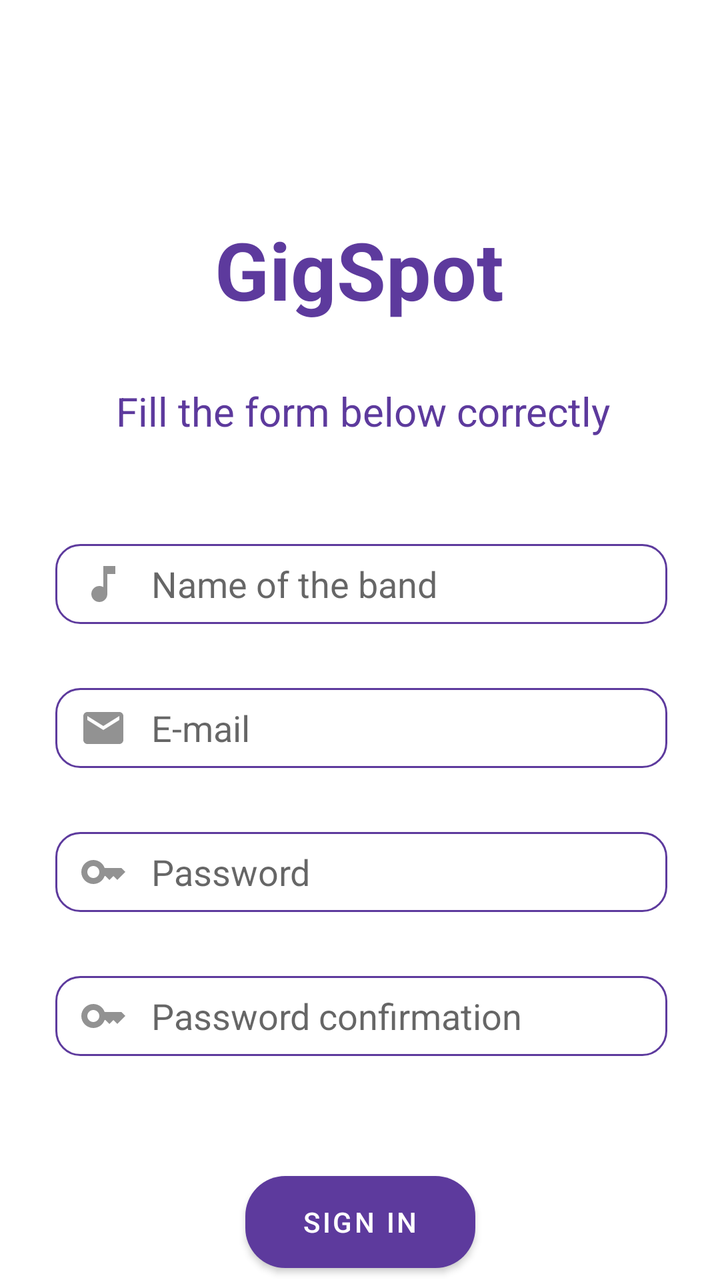
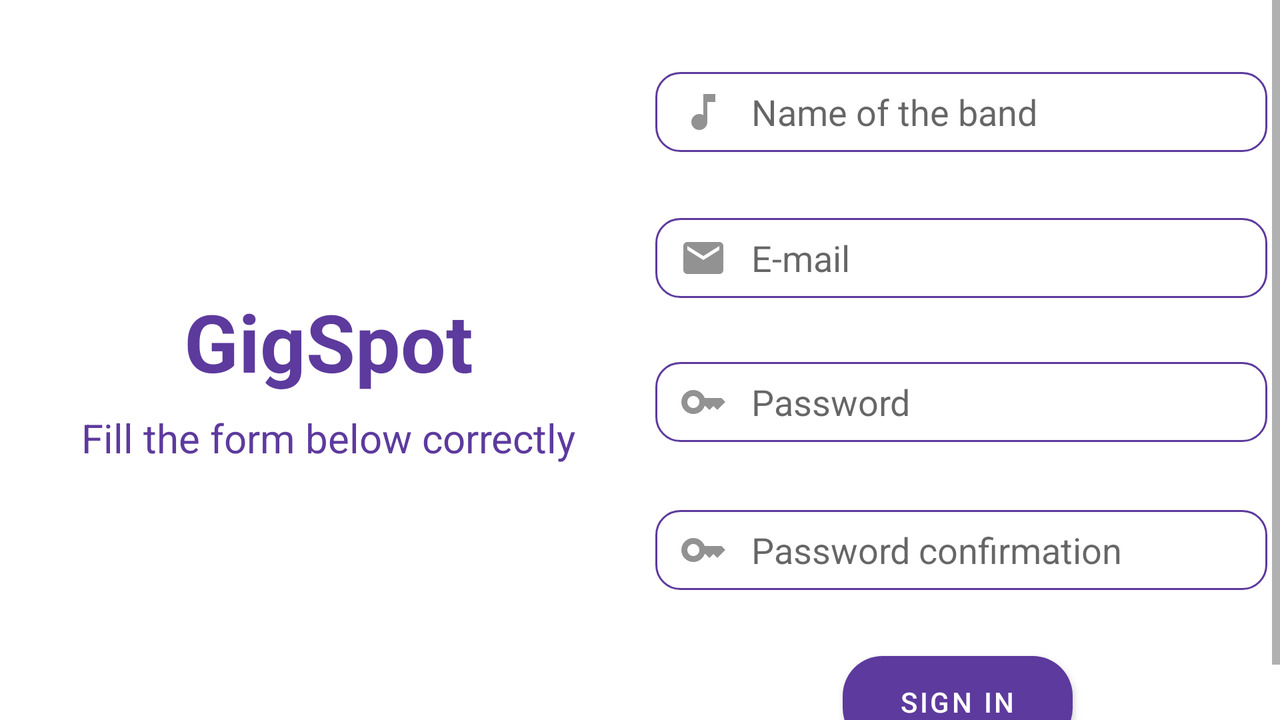

An Android layout and its configuration variant, each rendered on a device that would load it. The default file and the variant file are quoted in full after the pictures.
<!-- AndroidManifest.xml: application theme Theme.MyApplication -->
<!-- res/layout/activity_register_band.xml -->
<?xml version="1.0" encoding="utf-8"?>
<androidx.constraintlayout.widget.ConstraintLayout xmlns:android="http://schemas.android.com/apk/res/android"
    xmlns:app="http://schemas.android.com/apk/res-auto"
    xmlns:tools="http://schemas.android.com/tools"
    android:layout_width="match_parent"
    android:layout_height="match_parent">

    <EditText
        android:id="@+id/bandName"
        android:layout_width="306dp"
        android:layout_height="40dp"
        android:layout_marginStart="53dp"
        android:layout_marginTop="272dp"
        android:layout_marginEnd="52dp"
        android:background="@drawable/custum_for_input_text"
        android:drawableStart="@drawable/band_icon"
        android:drawablePadding="12dp"
        android:hint="@string/bandNameR"
        android:inputType="text"
        android:paddingStart="12dp"
        app:layout_constraintEnd_toEndOf="parent"
        app:layout_constraintStart_toStartOf="parent"
        app:layout_constraintTop_toTopOf="parent" />

    <Button
        android:id="@+id/Button"
        android:layout_width="115dp"
        android:layout_height="46dp"
        android:layout_marginStart="148dp"
        android:layout_marginTop="588dp"
        android:layout_marginEnd="148dp"
        android:background="@drawable/custom_for_buttons"
        android:text="@string/sing_in"
        android:textColor="@color/white"
        app:layout_constraintEnd_toEndOf="parent"
        app:layout_constraintStart_toStartOf="parent"
        app:layout_constraintTop_toTopOf="parent" />

    <EditText
        android:id="@+id/password"
        android:layout_width="306dp"
        android:layout_height="40dp"
        android:layout_marginStart="53dp"
        android:layout_marginTop="416dp"
        android:layout_marginEnd="52dp"
        android:background="@drawable/custum_for_input_text"
        android:drawableStart="@drawable/key_password_icon"
        android:drawablePadding="12dp"
        android:hint="@string/password"
        android:inputType="textPassword"
        android:paddingStart="12dp"
        app:layout_constraintEnd_toEndOf="parent"
        app:layout_constraintStart_toStartOf="parent"
        app:layout_constraintTop_toTopOf="parent"
        tools:ignore="TextFields" />

    <TextView
        android:id="@+id/textView"
        android:layout_width="wrap_content"
        android:layout_height="wrap_content"
        android:layout_marginStart="133dp"
        android:layout_marginTop="108dp"
        android:layout_marginEnd="134dp"
        android:text="@string/gigspot"
        android:textColor="@color/ColorPrincipal"
        android:textSize="40sp"
        android:textStyle="bold"
        app:layout_constraintEnd_toEndOf="parent"
        app:layout_constraintStart_toStartOf="parent"
        app:layout_constraintTop_toTopOf="parent" />

    <TextView
        android:id="@+id/textView2"
        android:layout_width="wrap_content"
        android:layout_height="wrap_content"
        android:layout_marginStart="83dp"
        android:layout_marginTop="192dp"
        android:layout_marginEnd="80dp"
        android:text="@string/instructionsRegister"
        android:textColor="@color/ColorPrincipal"
        android:textSize="20sp"
        app:layout_constraintEnd_toEndOf="parent"
        app:layout_constraintStart_toStartOf="parent"
        app:layout_constraintTop_toTopOf="parent" />

    <EditText
        android:id="@+id/passwordConf"
        android:layout_width="306dp"
        android:layout_height="40dp"
        android:layout_marginStart="53dp"
        android:layout_marginTop="488dp"
        android:layout_marginEnd="52dp"
        android:background="@drawable/custum_for_input_text"
        android:drawableStart="@drawable/key_password_icon"
        android:drawablePadding="12dp"
        android:hint="@string/passwordRconf"
        android:inputType="textPassword"
        android:paddingStart="12dp"
        app:layout_constraintEnd_toEndOf="parent"
        app:layout_constraintStart_toStartOf="parent"
        app:layout_constraintTop_toTopOf="parent"
        tools:ignore="TextFields" />

    <EditText
        android:id="@+id/email"
        android:layout_width="306dp"
        android:layout_height="40dp"
        android:layout_marginStart="53dp"
        android:layout_marginTop="344dp"
        android:layout_marginEnd="52dp"
        android:background="@drawable/custum_for_input_text"
        android:drawableStart="@drawable/mail_icon"
        android:drawablePadding="12dp"
        android:hint="@string/emailR"
        android:inputType="text"
        android:paddingStart="12dp"
        app:layout_constraintEnd_toEndOf="parent"
        app:layout_constraintStart_toStartOf="parent"
        app:layout_constraintTop_toTopOf="parent"
        tools:ignore="TextFields" />

</androidx.constraintlayout.widget.ConstraintLayout>
<!-- resources referenced by this layout -->
<resources>
  <color name="ColorPrincipal">#5d3a9d</color>
  <color name="white">#FFFFFFFF</color>
  <!-- drawable band_icon (drawable) -->
  <vector android:height="24dp" android:tint="#929292"
      android:viewportHeight="24" android:viewportWidth="24"
      android:width="24dp" xmlns:android="http://schemas.android.com/apk/res/android">
      <path android:fillColor="@android:color/white" android:pathData="M12,3v10.55c-0.59,-0.34 -1.27,-0.55 -2,-0.55 -2.21,0 -4,1.79 -4,4s1.79,4 4,4 4,-1.79 4,-4V7h4V3h-6z"/>
  </vector>
  <!-- drawable custom_for_buttons (drawable) -->
  <?xml version="1.0" encoding="utf-8"?>
  <selector xmlns:android="http://schemas.android.com/apk/res/android">
      <item android:state_enabled="true" android:state_focused="true">
          <shape android:shape="rectangle">
              <solid android:color="@color/white"/>
              <corners android:radius="20dp"/>
              <stroke android:color="@color/ColorSecundario"/>
          </shape>
      </item>
  
      <item android:state_enabled="true">
          <shape android:shape="rectangle">
              <solid android:color="@color/ColorPrincipal"/>
              <corners android:radius="20dp"/>
              <stroke android:color="@color/ColorPrincipal"/>
          </shape>
      </item>
  </selector>
  <!-- drawable key_password_icon (drawable) -->
  <vector android:height="24dp" android:tint="#929292"
      android:viewportHeight="24" android:viewportWidth="24"
      android:width="24dp" xmlns:android="http://schemas.android.com/apk/res/android">
      <path
          android:fillColor="@android:color/white"
          android:pathData="M21,10h-8.35C11.83,7.67 9.61,6 7,6c-3.31,0 -6,2.69 -6,6s2.69,6 6,6c2.61,0 4.83,-1.67 5.65,-4H13l2,2l2,-2l2,2l4,-4.04L21,10zM7,15c-1.65,0 -3,-1.35 -3,-3c0,-1.65 1.35,-3 3,-3s3,1.35 3,3C10,13.65 8.65,15 7,15z"/>
  </vector>
  <!-- drawable mail_icon (drawable) -->
  <vector android:height="24dp" android:tint="#929292"
      android:viewportHeight="24" android:viewportWidth="24"
      android:width="24dp" xmlns:android="http://schemas.android.com/apk/res/android">
      <path
          android:fillColor="@color/ColorGris"
          android:pathData="M20,4L4,4c-1.1,0 -1.99,0.9 -1.99,2L2,18c0,1.1 0.9,2 2,2h16c1.1,0 2,-0.9 2,-2L22,6c0,-1.1 -0.9,-2 -2,-2zM20,8l-8,5 -8,-5L4,6l8,5 8,-5v2z"/>
  </vector>
  <string name="bandNameR">Name of the band</string>
  <string name="emailR">E-mail</string>
  <string name="gigspot">GigSpot</string>
  <string name="instructionsRegister">Fill the form below correctly</string>
  <string name="password">Password</string>
  <string name="passwordRconf">Password confirmation</string>
  <string name="sing_in">Sign in</string>
  <style name="Theme.MyApplication" parent="Theme.MaterialComponents.DayNight.NoActionBar">
          
          <item name="colorPrimary">@color/ColorPrincipal</item>
          <item name="colorPrimaryVariant">@color/ColorSecundario</item>
          <item name="colorOnPrimary">@color/ColorPrincipal</item>
          
          <item name="colorSecondary">@color/ColorPrincipal</item>
          <item name="colorSecondaryVariant">@color/ColorSecundario</item>
          <item name="colorOnSecondary">@color/ColorPrincipal</item>
          
          <item name="android:statusBarColor">?attr/colorPrimaryVariant</item>
          
      </style>
  <color name="ColorSecundario">#401197</color>
  <color name="ColorGris">#929292</color>
</resources>
<!-- res/layout-land/activity_register_band.xml (the author's variant of the layout above) -->
<!-- drawn on the phone turned sideways -->
<?xml version="1.0" encoding="utf-8"?>
<androidx.constraintlayout.widget.ConstraintLayout xmlns:android="http://schemas.android.com/apk/res/android"
    xmlns:app="http://schemas.android.com/apk/res-auto"
    xmlns:tools="http://schemas.android.com/tools"
    android:layout_width="match_parent"
    android:layout_height="match_parent">

    <ScrollView
        android:layout_width="match_parent"
        android:layout_height="match_parent"
        app:layout_constraintBottom_toBottomOf="parent"
        tools:layout_editor_absoluteX="0dp">

        <androidx.constraintlayout.widget.ConstraintLayout
            android:layout_width="match_parent"
            android:layout_height="match_parent"
            app:layout_constraintTop_toTopOf="parent"
            app:layout_constraintBottom_toBottomOf="parent">


            <EditText
                android:id="@+id/Apellido"
                android:layout_width="306dp"
                android:layout_height="40dp"
                android:layout_marginStart="373dp"
                android:layout_marginTop="36dp"
                android:layout_marginEnd="52dp"
                android:background="@drawable/custum_for_input_text"
                android:drawableStart="@drawable/band_icon"
                android:drawablePadding="12dp"
                android:hint="@string/bandNameR"
                android:inputType="text"
                android:paddingStart="12dp"
                app:layout_constraintEnd_toEndOf="parent"
                app:layout_constraintStart_toStartOf="parent"
                app:layout_constraintTop_toTopOf="parent" />

            <EditText
                android:id="@+id/apellido3"
                android:layout_width="306dp"
                android:layout_height="40dp"
                android:layout_marginTop="33dp"
                android:background="@drawable/custum_for_input_text"
                android:drawableStart="@drawable/mail_icon"
                android:drawablePadding="12dp"
                android:hint="@string/emailR"
                android:inputType="text"
                android:paddingStart="12dp"
                app:layout_constraintEnd_toEndOf="@+id/Apellido"
                app:layout_constraintStart_toStartOf="@+id/Apellido"
                app:layout_constraintTop_toBottomOf="@+id/Apellido" />

            <TextView
                android:id="@+id/textView"
                android:layout_width="wrap_content"
                android:layout_height="wrap_content"
                android:layout_marginStart="92dp"
                android:layout_marginTop="144dp"
                android:text="@string/gigspot"
                android:textColor="@color/ColorPrincipal"
                android:textSize="40sp"
                android:textStyle="bold"
                app:layout_constraintBottom_toTopOf="@+id/textView2"
                app:layout_constraintStart_toStartOf="parent"
                app:layout_constraintTop_toTopOf="parent" />

            <TextView
                android:id="@+id/textView2"
                android:layout_width="wrap_content"
                android:layout_height="wrap_content"
                android:layout_marginTop="8dp"
                android:text="@string/instructionsRegister"
                android:textColor="@color/ColorPrincipal"
                android:textSize="20sp"
                app:layout_constraintEnd_toEndOf="@+id/textView"
                app:layout_constraintStart_toStartOf="@+id/textView"
                app:layout_constraintTop_toBottomOf="@+id/textView" />

            <EditText
                android:id="@+id/apellido4"
                android:layout_width="306dp"
                android:layout_height="40dp"
                android:layout_marginTop="32dp"
                android:background="@drawable/custum_for_input_text"
                android:drawableStart="@drawable/key_password_icon"
                android:drawablePadding="12dp"
                android:hint="@string/password"
                android:inputType="text"
                android:paddingStart="12dp"
                app:layout_constraintEnd_toEndOf="@+id/apellido3"
                app:layout_constraintStart_toStartOf="@+id/apellido3"
                app:layout_constraintTop_toBottomOf="@+id/apellido3" />

            <Button
                android:id="@+id/button4"
                android:layout_width="115dp"
                android:layout_height="46dp"
                android:layout_marginTop="33dp"
                android:background="@drawable/custom_for_buttons"
                android:text="@string/sing_in"
                android:textColor="@color/white"
                app:layout_constraintBottom_toBottomOf="parent"
                app:layout_constraintEnd_toEndOf="@+id/apellido5"
                app:layout_constraintHorizontal_bias="0.491"
                app:layout_constraintStart_toStartOf="@+id/apellido5"
                app:layout_constraintTop_toBottomOf="@+id/apellido5"
                android:layout_marginBottom="16dp"
                />

            <EditText
                android:id="@+id/apellido5"
                android:layout_width="306dp"
                android:layout_height="40dp"
                android:layout_marginTop="34dp"
                android:background="@drawable/custum_for_input_text"
                android:drawableStart="@drawable/key_password_icon"
                android:drawablePadding="12dp"
                android:hint="@string/passwordRconf"
                android:inputType="text"
                android:paddingStart="12dp"
                app:layout_constraintEnd_toEndOf="@+id/apellido4"
                app:layout_constraintStart_toStartOf="@+id/apellido4"
                app:layout_constraintTop_toBottomOf="@+id/apellido4" />
        </androidx.constraintlayout.widget.ConstraintLayout>

    </ScrollView>

</androidx.constraintlayout.widget.ConstraintLayout>
